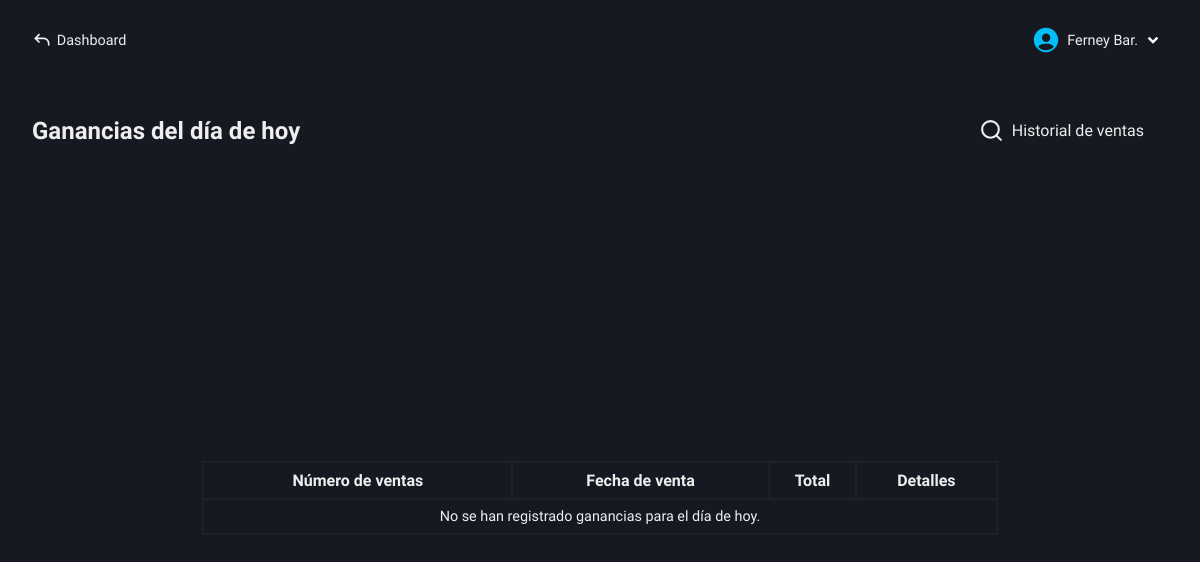
Page /roles/store/earnings/today-earnings.php (signed in) on the earlier database version.
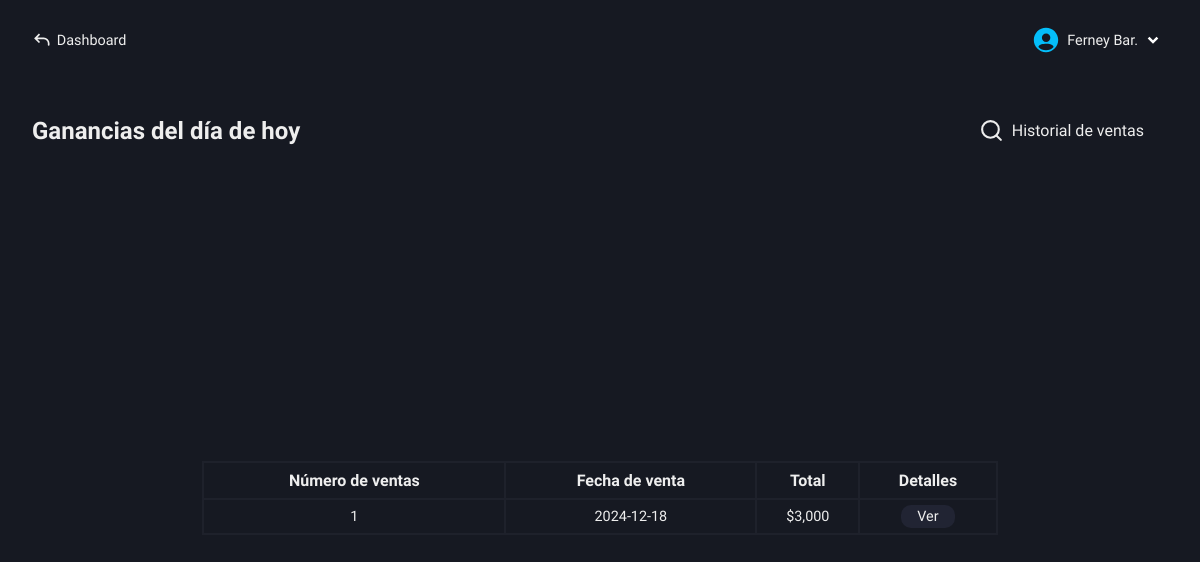
Same page on the later database version.
### tables this page shows
CREATE TABLE `sales` (
  `id` int(11) NOT NULL AUTO_INCREMENT,
  `total_amount` int(11) NOT NULL,
  `sale_date` date NOT NULL,
  `user_email` varchar(100) NOT NULL,
  `name_business` varchar(100) NOT NULL,
  `phone_number` varchar(100) NOT NULL,
  PRIMARY KEY (`id`)
);

### roles/store/earnings/today-earnings.php (the view, shortened to what this page needs)
<!DOCTYPE html>
<html lang="es">
<head>
    <link rel="stylesheet" href="../../../css/store/today-earnings.css">
    <link rel="stylesheet" href="../../../css/base-btn-bd.css">
    <link rel="stylesheet" href="../../../css/base-premium.css">
    <?php
        include("../../../conexion.php");
        if (isset($_SESSION['user_id'])) {
            $id_user = $_SESSION['user_id'];
        } else {
            header("Location: ../../../index.php");
            exit();
        }
    ?>
</head>
<body>
    <main class="main">
        <nav class="nav-dash">
            <a href="../../dashboard-store.php" class="go-dash">
                <svg xmlns="http://www.w3.org/2000/svg" width="20" height="20" viewBox="0 0 24 24"><path fill="#eee" d="m4 10l-.707.707L2.586 10l.707-.707zm17 8a1 1 0 1 1-2 0zM8.293 15.707l-5-5l1.414-1.414l5 5zm-5-6.414l5-5l1.414 1.414l-5 5zM4 9h10v2H4zm17 7v2h-2v-2zm-7-7a7 7 0 0 1 7 7h-2a5 5 0 0 0-5-5z"/></svg>
                <p>Dashboard</p>
            </a>
            <div class="user-modal">
                <div class="username">
                    <div class="name-down">
                        <?php
                            $queryData = "SELECT name, lastname FROM users WHERE id = $id_user";
                            $result = mysqli_query($conexion, $queryData);
                            $rowData = mysqli_fetch_assoc($result);
                            echo "<p class='name'>" . $rowData['name'] . ' ' . substr($rowData['lastname'], 0, 3) . ".</p>";
                        ?>
                        <img src="../../../svg/down-arrow.svg" alt="">
                    </div>
                </div>
            </div>
        </nav>
        <section class="earnings-today" id="hidden-modal">
            <div class="earn-content">
                <div class="tlt-button">
                    <h2 class="tlt-function">Ganancias del día de hoy</h2>
                    <div class="search bg-btn locked-button" disabled>
                        <p>Historial de ventas</p>
                        <img src="../../../svg/search.svg" alt="">
                    </div>
                </div>
                <div class="content-table">
                    <table>
                        <tr>
                            <th>Número de ventas</th>
                            <th>Fecha de venta</th>
                            <th>Total</th>
                            <th>Detalles</th>
                        </tr>
                        <?php
                            $getEarnings = "SELECT id, COUNT(*) AS total_sales, SUM(total_amount) AS total_earnings, sale_date
                                            FROM sales
                                            WHERE sale_date = CURDATE()
                                            GROUP BY sale_date";
                            $resultEarnings = mysqli_query($conexion, $getEarnings);
                            if($resultEarnings -> num_rows > 0) {
                                while($row = mysqli_fetch_assoc($resultEarnings)){
                                    $id_sale_total = $row['id'];
                                    echo "<tr>
                                            <td>" . $row['total_sales'] . "</td>
                                            <td>" . $row['sale_date'] . "</td>
                                            <td>$" . number_format($row['total_earnings'], 0) . "</td>
                                            <td class='view-details'>
                                                <a href='functions/details-today-sales.php?id=$id_sale_total'>Ver</a>
                                            </td>
                                          </tr>";
                                }
                            } else {
                                echo "<tr>
                                        <td colspan='4'>No se han registrado ganancias para el día de hoy.</td>
                                      </tr>";
                            }
                        ?>
                    </table>
                </div>
            </div>
        </section>
    </main>
</body>
</html>

Differences in the rows shown:
added sales: total_sales "1", sale_date "2024-12-18", total_earnings "3,000"
Other differences:
text no longer shown: "No se han registrado ganancias para el día de hoy."
